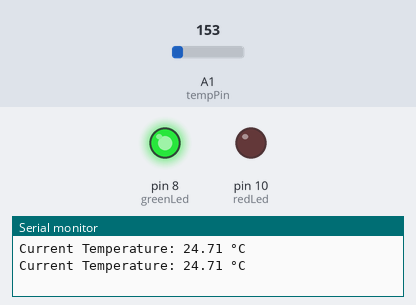
Recording of a sketch running on a simulated Arduino Uno, built with avr-gcc and run on an emulated ATmega328P. Shown: output pins drawn as LEDs (lit = HIGH), the last lines printed to the serial monitor. The inputs (shaded band) are chosen by the test bench; at power-on: A1 (tempPin) = 153.

Above: at 1.8 s.
1.9 s: A1 (tempPin) set to 173
At 2.3 s:
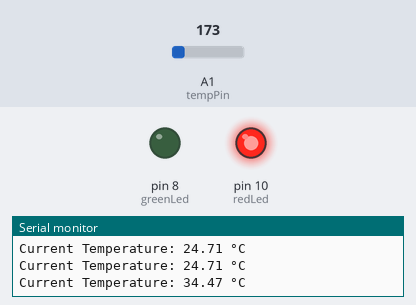
3.5 s: A1 (tempPin) set to 133
At 5.1 s:
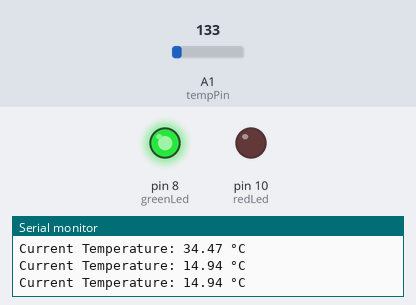
5.5 s: A1 (tempPin) set to 165
At 6.7 s:
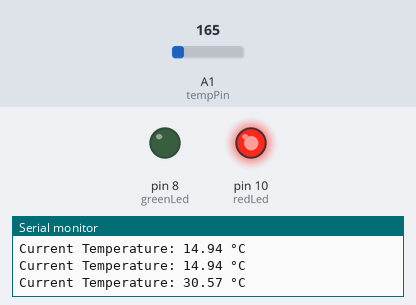
Timing chart, 0 to 8.5 s (numbered marks = the images above; inputs shaded):
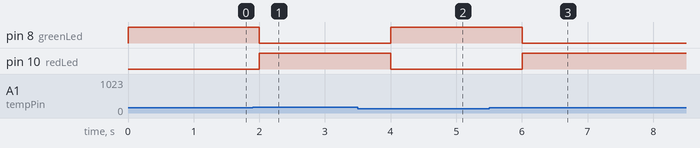

The sketch:

task-1.ino
```cpp
/*
 * Project Title: Smart Temperature Monitoring & Alert System
 * Target Hardware: Arduino UNO
 * Sensor: TMP36 Analog Temperature Sensor
 * Output Indicators: Red LED (Alert), Green LED (Normal/Safe)
 */

// Pin Definitions
const int tempPin = A1;       // Analog input pin for TMP36 sensor
const int redLed = 10;        // Digital output pin for High Temperature Alert LED
const int greenLed = 8;       // Digital output pin for Safe Temperature LED

// System Threshold Setting
const float tempThreshold = 30.0; // Temperature threshold in degrees Celsius

void setup() {
  // Configure LED pins as digital outputs
  pinMode(redLed, OUTPUT);
  pinMode(greenLed, OUTPUT);

  // Initialize Serial Communication at 9600 baud rate
  Serial.begin(9600);
}

void loop() {
  // 1. Read raw 10-bit analog value from ADC (0 to 1023)
  int sensorVal = analogRead(tempPin);

  // 2. Convert raw ADC value to voltage (0.0V to 5.0V)
  float voltage = (sensorVal * 5.0) / 1024.0;

  // 3. Convert voltage to temperature in Celsius (°C)
  // TMP36 scale factor: 10 mV/°C with a 500 mV (0.5V) offset
  float temperatureC = (voltage - 0.5) * 100.0;

  // 4. Output temperature reading to the Serial Monitor
  Serial.print("Current Temperature: ");
  Serial.print(temperatureC);
  Serial.println(" °C");

  // 5. Decision Logic for Visual Alerts
  if (temperatureC >= tempThreshold) {
    digitalWrite(redLed, HIGH);   // Turn ON Red Alert LED
    digitalWrite(greenLed, LOW);  // Turn OFF Green Safe LED
  } else {
    digitalWrite(redLed, LOW);    // Turn OFF Red Alert LED
    digitalWrite(greenLed, HIGH); // Turn ON Green Safe LED
  }

  // 6. Execution delay between readings
  delay(1000); // 1-second sampling interval
}
```

Measured:
- the behaviour switches between 163 and 164 on A1 (tempPin) (found by bisection; images 0 and 1)
- after the input at 1.9 s, pin 8 (greenLed): HIGH → LOW after 0.10 s; pin 10 (redLed): LOW → HIGH after 0.10 s
- after the input at 3.5 s, pin 8 (greenLed): LOW → HIGH after 0.50 s; pin 10 (redLed): HIGH → LOW after 0.50 s
- after the input at 5.5 s, pin 8 (greenLed): HIGH → LOW after 0.51 s; pin 10 (redLed): LOW → HIGH after 0.51 s
